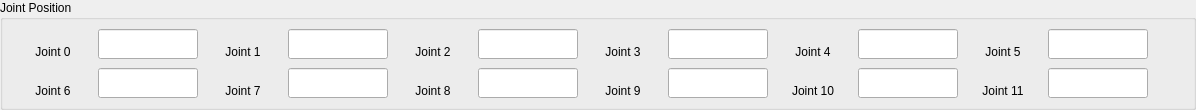
            <widget class="QGroupBox" name="groupBox_joint_pos">
             <property name="minimumSize">
              <size>
               <width>300</width>
               <height>110</height>
              </size>
             </property>
             <property name="maximumSize">
              <size>
               <width>5200</width>
               <height>110</height>
              </size>
             </property>
             <property name="title">
              <string>Joint Position</string>
             </property>
             <layout class="QGridLayout" name="gridLayout_16">
              <property name="leftMargin">
               <number>5</number>
              </property>
              <property name="topMargin">
               <number>0</number>
              </property>
              <property name="rightMargin">
               <number>5</number>
              </property>
              <property name="bottomMargin">
               <number>0</number>
              </property>
              <property name="spacing">
               <number>0</number>
              </property>
              <item row="1" column="0">
               <widget class="QLabel" name="label_105">
                <property name="minimumSize">
                 <size>
                  <width>90</width>
                  <height>30</height>
                 </size>
                </property>
                <property name="maximumSize">
                 <size>
                  <width>90</width>
                  <height>30</height>
                 </size>
                </property>
                <property name="text">
                 <string>Joint 0</string>
                </property>
                <property name="alignment">
                 <set>Qt::AlignBottom|Qt::AlignHCenter</set>
                </property>
               </widget>
              </item>
              <item row="1" column="11">
               <widget class="QLineEdit" name="lineEdit_joint_pos_5">
                <property name="minimumSize">
                 <size>
                  <width>80</width>
                  <height>30</height>
                 </size>
                </property>
                <property name="maximumSize">
                 <size>
                  <width>100</width>
                  <height>30</height>
                 </size>
                </property>
                <property name="text">
                 <string/>
                </property>
                <property name="alignment">
                 <set>Qt::AlignLeading|Qt::AlignLeft|Qt::AlignVCenter</set>
                </property>
               </widget>
              </item>
              <item row="1" column="6">
               <widget class="QLabel" name="label_108">
                <property name="minimumSize">
                 <size>
                  <width>90</width>
                  <height>30</height>
                 </size>
                </property>
                <property name="maximumSize">
                 <size>
                  <width>90</width>
                  <height>30</height>
                 </size>
                </property>
                <property name="text">
                 <string>Joint 3</string>
                </property>
                <property name="alignment">
                 <set>Qt::AlignBottom|Qt::AlignHCenter</set>
                </property>
               </widget>
              </item>
              <item row="1" column="12">
               <spacer name="horizontalSpacer_11">
                <property name="orientation">
                 <enum>Qt::Horizontal</enum>
                </property>
                <property name="sizeHint" stdset="0">
                 <size>
                  <width>40</width>
                  <height>20</height>
                 </size>
                </property>
               </spacer>
              </item>
              <item row="2" column="6">
               <widget class="QLabel" name="label_112">
                <property name="minimumSize">
                 <size>
                  <width>90</width>
                  <height>30</height>
                 </size>
                </property>
                <property name="maximumSize">
                 <size>
                  <width>90</width>
                  <height>30</height>
                 </size>
                </property>
                <property name="text">
                 <string>Joint 9</string>
                </property>
                <property name="alignment">
                 <set>Qt::AlignBottom|Qt::AlignHCenter</set>
                </property>
               </widget>
              </item>
              <item row="2" column="2">
               <widget class="QLabel" name="label_110">
                <property name="minimumSize">
                 <size>
                  <width>90</width>
                  <height>30</height>
                 </size>
                </property>
                <property name="maximumSize">
                 <size>
                  <width>90</width>
                  <height>30</height>
                 </size>
                </property>
                <property name="text">
                 <string>Joint 7</string>
                </property>
                <property name="alignment">
                 <set>Qt::AlignBottom|Qt::AlignHCenter</set>
                </property>
               </widget>
              </item>
              <item row="2" column="10">
               <widget class="QLabel" name="label_114">
                <property name="minimumSize">
                 <size>
                  <width>90</width>
                  <height>30</height>
                 </size>
                </property>
                <property name="maximumSize">
                 <size>
                  <width>90</width>
                  <height>30</height>
                 </size>
                </property>
                <property name="text">
                 <string>Joint 11</string>
                </property>
                <property name="alignment">
                 <set>Qt::AlignBottom|Qt::AlignHCenter</set>
                </property>
               </widget>
              </item>
              <item row="1" column="2">
               <widget class="QLabel" name="label_104">
                <property name="minimumSize">
                 <size>
                  <width>90</width>
                  <height>30</height>
                 </size>
                </property>
                <property name="maximumSize">
                 <size>
                  <width>90</width>
                  <height>30</height>
                 </size>
                </property>
                <property name="text">
                 <string>Joint 1</string>
                </property>
                <property name="alignment">
                 <set>Qt::AlignBottom|Qt::AlignHCenter</set>
                </property>
               </widget>
              </item>
              <item row="1" column="3">
               <widget class="QLineEdit" name="lineEdit_joint_pos_1">
                <property name="minimumSize">
                 <size>
                  <width>80</width>
                  <height>30</height>
                 </size>
                </property>
                <property name="maximumSize">
                 <size>
                  <width>100</width>
                  <height>30</height>
                 </size>
                </property>
                <property name="text">
                 <string/>
                </property>
                <property name="alignment">
                 <set>Qt::AlignLeading|Qt::AlignLeft|Qt::AlignVCenter</set>
                </property>
               </widget>
              </item>
              <item row="1" column="10">
               <widget class="QLabel" name="label_103">
                <property name="minimumSize">
                 <size>
                  <width>90</width>
                  <height>30</height>
                 </size>
                </property>
                <property name="maximumSize">
                 <size>
                  <width>90</width>
                  <height>30</height>
                 </size>
                </property>
                <property name="text">
                 <string>Joint 5</string>
                </property>
                <property name="alignment">
                 <set>Qt::AlignBottom|Qt::AlignHCenter</set>
                </property>
               </widget>
              </item>
              <item row="1" column="7">
               <widget class="QLineEdit" name="lineEdit_joint_pos_3">
                <property name="minimumSize">
                 <size>
                  <width>80</width>
                  <height>30</height>
                 </size>
                </property>
                <property name="maximumSize">
                 <size>
                  <width>100</width>
                  <height>30</height>
                 </size>
                </property>
                <property name="text">
                 <string/>
                </property>
                <property name="alignment">
                 <set>Qt::AlignLeading|Qt::AlignLeft|Qt::AlignVCenter</set>
                </property>
               </widget>
              </item>
              <item row="2" column="0">
               <widget class="QLabel" name="label_109">
                <property name="minimumSize">
                 <size>
                  <width>90</width>
                  <height>30</height>
                 </size>
                </property>
                <property name="maximumSize">
                 <size>
                  <width>90</width>
                  <height>30</height>
                 </size>
                </property>
                <property name="text">
                 <string>Joint 6</string>
                </property>
                <property name="alignment">
                 <set>Qt::AlignBottom|Qt::AlignHCenter</set>
                </property>
               </widget>
              </item>
              <item row="2" column="9">
               <widget class="QLineEdit" name="lineEdit_joint_pos_10">
                <property name="minimumSize">
                 <size>
                  <width>80</width>
                  <height>30</height>
                 </size>
                </property>
                <property name="maximumSize">
                 <size>
                  <width>100</width>
                  <height>30</height>
                 </size>
                </property>
                <property name="text">
                 <string/>
                </property>
                <property name="alignment">
                 <set>Qt::AlignLeading|Qt::AlignLeft|Qt::AlignVCenter</set>
                </property>
               </widget>
              </item>
              <item row="2" column="11">
               <widget class="QLineEdit" name="lineEdit_joint_pos_11">
                <property name="minimumSize">
                 <size>
                  <width>80</width>
                  <height>30</height>
                 </size>
                </property>
                <property name="maximumSize">
                 <size>
                  <width>100</width>
                  <height>30</height>
                 </size>
                </property>
                <property name="text">
                 <string/>
                </property>
                <property name="alignment">
                 <set>Qt::AlignLeading|Qt::AlignLeft|Qt::AlignVCenter</set>
                </property>
               </widget>
              </item>
              <item row="2" column="5">
               <widget class="QLineEdit" name="lineEdit_joint_pos_8">
                <property name="minimumSize">
                 <size>
                  <width>80</width>
                  <height>30</height>
                 </size>
                </property>
                <property name="maximumSize">
                 <size>
                  <width>100</width>
                  <height>30</height>
                 </size>
                </property>
                <property name="text">
                 <string/>
                </property>
                <property name="alignment">
                 <set>Qt::AlignLeading|Qt::AlignLeft|Qt::AlignVCenter</set>
                </property>
               </widget>
              </item>
              <item row="1" column="9">
               <widget class="QLineEdit" name="lineEdit_joint_pos_4">
                <property name="minimumSize">
                 <size>
                  <width>80</width>
                  <height>30</height>
                 </size>
                </property>
                <property name="maximumSize">
                 <size>
                  <width>100</width>
                  <height>30</height>
                 </size>
                </property>
                <property name="text">
                 <string/>
                </property>
                <property name="alignment">
                 <set>Qt::AlignLeading|Qt::AlignLeft|Qt::AlignVCenter</set>
                </property>
               </widget>
              </item>
              <item row="1" column="4">
               <widget class="QLabel" name="label_107">
                <property name="minimumSize">
                 <size>
                  <width>90</width>
                  <height>30</height>
                 </size>
                </property>
                <property name="maximumSize">
                 <size>
                  <width>90</width>
                  <height>30</height>
                 </size>
                </property>
                <property name="text">
                 <string>Joint 2</string>
                </property>
                <property name="alignment">
                 <set>Qt::AlignBottom|Qt::AlignHCenter</set>
                </property>
               </widget>
              </item>
              <item row="2" column="4">
               <widget class="QLabel" name="label_111">
                <property name="minimumSize">
                 <size>
                  <width>90</width>
                  <height>30</height>
                 </size>
                </property>
                <property name="maximumSize">
                 <size>
                  <width>90</width>
                  <height>30</height>
                 </size>
                </property>
                <property name="text">
                 <string>Joint 8</string>
                </property>
                <property name="alignment">
                 <set>Qt::AlignBottom|Qt::AlignHCenter</set>
                </property>
               </widget>
              </item>
              <item row="2" column="7">
               <widget class="QLineEdit" name="lineEdit_joint_pos_9">
                <property name="minimumSize">
                 <size>
                  <width>80</width>
                  <height>30</height>
                 </size>
                </property>
                <property name="maximumSize">
                 <size>
                  <width>100</width>
                  <height>30</height>
                 </size>
                </property>
                <property name="text">
                 <string/>
                </property>
                <property name="alignment">
                 <set>Qt::AlignLeading|Qt::AlignLeft|Qt::AlignVCenter</set>
                </property>
               </widget>
              </item>
              <item row="2" column="3">
               <widget class="QLineEdit" name="lineEdit_joint_pos_7">
                <property name="minimumSize">
                 <size>
                  <width>80</width>
                  <height>30</height>
                 </size>
                </property>
                <property name="maximumSize">
                 <size>
                  <width>100</width>
                  <height>30</height>
                 </size>
                </property>
                <property name="text">
                 <string/>
                </property>
                <property name="alignment">
                 <set>Qt::AlignLeading|Qt::AlignLeft|Qt::AlignVCenter</set>
                </property>
               </widget>
              </item>
              <item row="1" column="8">
               <widget class="QLabel" name="label_106">
                <property name="minimumSize">
                 <size>
                  <width>90</width>
                  <height>30</height>
                 </size>
                </property>
                <property name="maximumSize">
                 <size>
                  <width>90</width>
                  <height>30</height>
                 </size>
                </property>
                <property name="text">
                 <string>Joint 4</string>
                </property>
                <property name="alignment">
                 <set>Qt::AlignBottom|Qt::AlignHCenter</set>
                </property>
               </widget>
              </item>
              <item row="2" column="1">
               <widget class="QLineEdit" name="lineEdit_joint_pos_6">
                <property name="minimumSize">
                 <size>
                  <width>80</width>
                  <height>30</height>
                 </size>
                </property>
                <property name="maximumSize">
                 <size>
                  <width>100</width>
                  <height>30</height>
                 </size>
                </property>
                <property name="text">
                 <string/>
                </property>
                <property name="alignment">
                 <set>Qt::AlignLeading|Qt::AlignLeft|Qt::AlignVCenter</set>
                </property>
               </widget>
              </item>
              <item row="1" column="5">
               <widget class="QLineEdit" name="lineEdit_joint_pos_2">
                <property name="minimumSize">
                 <size>
                  <width>80</width>
                  <height>30</height>
                 </size>
                </property>
                <property name="maximumSize">
                 <size>
                  <width>100</width>
                  <height>30</height>
                 </size>
                </property>
                <property name="text">
                 <string/>
                </property>
                <property name="alignment">
                 <set>Qt::AlignLeading|Qt::AlignLeft|Qt::AlignVCenter</set>
                </property>
               </widget>
              </item>
              <item row="2" column="8">
               <widget class="QLabel" name="label_113">
                <property name="minimumSize">
                 <size>
                  <width>90</width>
                  <height>30</height>
                 </size>
                </property>
                <property name="maximumSize">
                 <size>
                  <width>90</width>
                  <height>30</height>
                 </size>
                </property>
                <property name="text">
                 <string>Joint 10</string>
                </property>
                <property name="alignment">
                 <set>Qt::AlignBottom|Qt::AlignHCenter</set>
                </property>
               </widget>
              </item>
              <item row="1" column="1">
               <widget class="QLineEdit" name="lineEdit_joint_pos_0">
                <property name="minimumSize">
                 <size>
                  <width>80</width>
                  <height>30</height>
                 </size>
                </property>
                <property name="maximumSize">
                 <size>
                  <width>100</width>
                  <height>30</height>
                 </size>
                </property>
                <property name="text">
                 <string/>
                </property>
                <property name="alignment">
                 <set>Qt::AlignLeading|Qt::AlignLeft|Qt::AlignVCenter</set>
                </property>
               </widget>
              </item>
             </layout>
            </widget>
